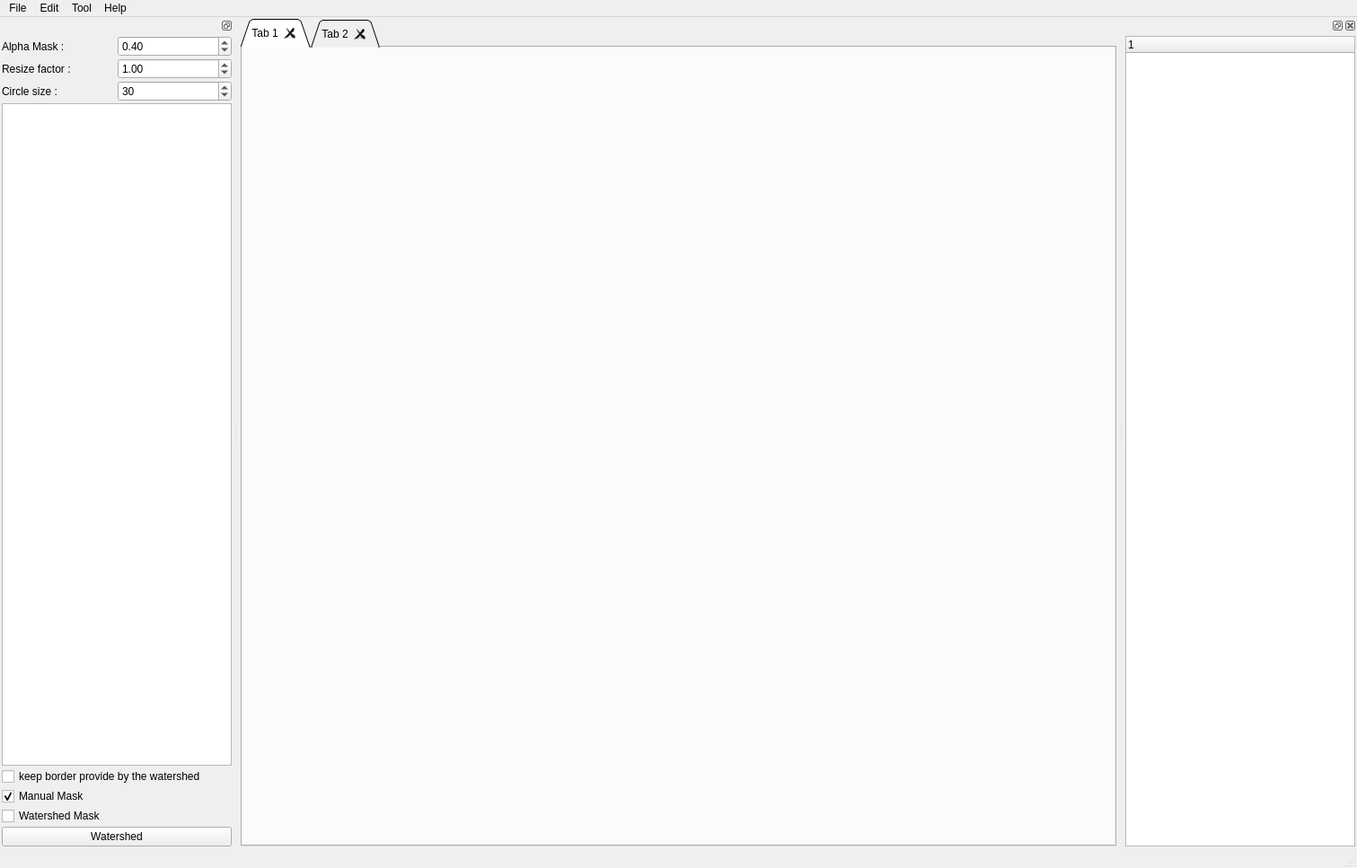
<?xml version="1.0" encoding="UTF-8"?>
<ui version="4.0">
 <class>MainWindow</class>
 <widget class="QMainWindow" name="MainWindow">
  <property name="geometry">
   <rect>
    <x>0</x>
    <y>0</y>
    <width>1511</width>
    <height>967</height>
   </rect>
  </property>
  <property name="windowTitle">
   <string>PixelAnnotationTool</string>
  </property>
  <property name="toolButtonStyle">
   <enum>Qt::ToolButtonIconOnly</enum>
  </property>
  <property name="animated">
   <bool>true</bool>
  </property>
  <property name="documentMode">
   <bool>true</bool>
  </property>
  <property name="dockNestingEnabled">
   <bool>true</bool>
  </property>
  <property name="dockOptions">
   <set>QMainWindow::AllowNestedDocks|QMainWindow::AllowTabbedDocks|QMainWindow::AnimatedDocks|QMainWindow::ForceTabbedDocks|QMainWindow::GroupedDragging|QMainWindow::VerticalTabs</set>
  </property>
  <widget class="QWidget" name="centralwidget">
   <layout class="QGridLayout" name="gridLayout_2">
    <property name="leftMargin">
     <number>2</number>
    </property>
    <property name="topMargin">
     <number>2</number>
    </property>
    <property name="rightMargin">
     <number>2</number>
    </property>
    <property name="bottomMargin">
     <number>2</number>
    </property>
    <property name="spacing">
     <number>2</number>
    </property>
    <item row="0" column="0">
     <widget class="QTabWidget" name="tabWidget">
      <property name="tabShape">
       <enum>QTabWidget::Triangular</enum>
      </property>
      <property name="currentIndex">
       <number>0</number>
      </property>
      <property name="elideMode">
       <enum>Qt::ElideLeft</enum>
      </property>
      <property name="usesScrollButtons">
       <bool>false</bool>
      </property>
      <property name="documentMode">
       <bool>false</bool>
      </property>
      <property name="tabsClosable">
       <bool>true</bool>
      </property>
      <property name="movable">
       <bool>true</bool>
      </property>
      <widget class="QWidget" name="tab">
       <attribute name="title">
        <string>Tab 1</string>
       </attribute>
      </widget>
      <widget class="QWidget" name="tab_2">
       <attribute name="title">
        <string>Tab 2</string>
       </attribute>
      </widget>
     </widget>
    </item>
   </layout>
  </widget>
  <widget class="QMenuBar" name="menubar">
   <property name="geometry">
    <rect>
     <x>0</x>
     <y>0</y>
     <width>1511</width>
     <height>21</height>
    </rect>
   </property>
   <widget class="QMenu" name="menuFile">
    <property name="title">
     <string>File</string>
    </property>
    <addaction name="actionOpenDir"/>
    <addaction name="separator"/>
    <addaction name="actionQuit"/>
   </widget>
   <widget class="QMenu" name="menuEdit">
    <property name="title">
     <string>Edit</string>
    </property>
   </widget>
   <widget class="QMenu" name="menuTool">
    <property name="title">
     <string>Tool</string>
    </property>
    <addaction name="actionOpen_config_file"/>
    <addaction name="actionSave_config_file"/>
    <addaction name="actionClear"/>
   </widget>
   <widget class="QMenu" name="menuHelp">
    <property name="title">
     <string>Help</string>
    </property>
    <addaction name="actionAbout"/>
   </widget>
   <addaction name="menuFile"/>
   <addaction name="menuEdit"/>
   <addaction name="menuTool"/>
   <addaction name="menuHelp"/>
  </widget>
  <widget class="QStatusBar" name="statusbar"/>
  <widget class="QDockWidget" name="dock_label">
   <property name="features">
    <set>QDockWidget::DockWidgetFloatable|QDockWidget::DockWidgetMovable</set>
   </property>
   <attribute name="dockWidgetArea">
    <number>1</number>
   </attribute>
   <widget class="QWidget" name="dockWidgetContents">
    <layout class="QVBoxLayout" name="verticalLayout_2">
     <property name="spacing">
      <number>2</number>
     </property>
     <property name="leftMargin">
      <number>2</number>
     </property>
     <property name="topMargin">
      <number>2</number>
     </property>
     <property name="rightMargin">
      <number>2</number>
     </property>
     <property name="bottomMargin">
      <number>2</number>
     </property>
     <item>
      <layout class="QVBoxLayout" name="verticalLayout">
       <item>
        <layout class="QHBoxLayout" name="horizontalLayout">
         <item>
          <widget class="QLabel" name="label_2">
           <property name="text">
            <string>Alpha Mask :</string>
           </property>
          </widget>
         </item>
         <item>
          <widget class="QDoubleSpinBox" name="spinbox_alpha">
           <property name="maximum">
            <double>1.000000000000000</double>
           </property>
           <property name="singleStep">
            <double>0.010000000000000</double>
           </property>
           <property name="value">
            <double>0.400000000000000</double>
           </property>
          </widget>
         </item>
        </layout>
       </item>
       <item>
        <layout class="QHBoxLayout" name="horizontalLayout_2">
         <item>
          <widget class="QLabel" name="label">
           <property name="text">
            <string>Resize factor : </string>
           </property>
          </widget>
         </item>
         <item>
          <widget class="QDoubleSpinBox" name="spinbox_scale">
           <property name="minimum">
            <double>0.500000000000000</double>
           </property>
           <property name="maximum">
            <double>8.000000000000000</double>
           </property>
           <property name="singleStep">
            <double>0.500000000000000</double>
           </property>
           <property name="value">
            <double>1.000000000000000</double>
           </property>
          </widget>
         </item>
        </layout>
       </item>
       <item>
        <layout class="QHBoxLayout" name="horizontalLayout_3">
         <item>
          <widget class="QLabel" name="label_3">
           <property name="text">
            <string>Circle size :</string>
           </property>
          </widget>
         </item>
         <item>
          <widget class="QSpinBox" name="spinbox_pen_size">
           <property name="minimum">
            <number>0</number>
           </property>
           <property name="maximum">
            <number>500</number>
           </property>
           <property name="singleStep">
            <number>5</number>
           </property>
           <property name="value">
            <number>30</number>
           </property>
          </widget>
         </item>
        </layout>
       </item>
       <item>
        <widget class="QListWidget" name="list_label"/>
       </item>
       <item>
        <widget class="QCheckBox" name="checkbox_border_ws">
         <property name="text">
          <string>keep border provide by the watershed</string>
         </property>
        </widget>
       </item>
       <item>
        <widget class="QCheckBox" name="checkbox_manuel_mask">
         <property name="text">
          <string>Manual Mask</string>
         </property>
         <property name="checkable">
          <bool>true</bool>
         </property>
         <property name="checked">
          <bool>true</bool>
         </property>
        </widget>
       </item>
       <item>
        <widget class="QCheckBox" name="checkbox_watershed_mask">
         <property name="text">
          <string>Watershed Mask</string>
         </property>
        </widget>
       </item>
       <item>
        <widget class="QPushButton" name="button_watershed">
         <property name="text">
          <string>Watershed</string>
         </property>
        </widget>
       </item>
      </layout>
     </item>
    </layout>
   </widget>
  </widget>
  <widget class="QDockWidget" name="dockWidget_3">
   <attribute name="dockWidgetArea">
    <number>2</number>
   </attribute>
   <widget class="QWidget" name="dockWidgetContents_3">
    <layout class="QVBoxLayout" name="verticalLayout_3">
     <property name="spacing">
      <number>2</number>
     </property>
     <property name="leftMargin">
      <number>2</number>
     </property>
     <property name="topMargin">
      <number>2</number>
     </property>
     <property name="rightMargin">
      <number>2</number>
     </property>
     <property name="bottomMargin">
      <number>2</number>
     </property>
     <item>
      <widget class="QTreeWidget" name="tree_widget_img">
       <column>
        <property name="text">
         <string notr="true">1</string>
        </property>
       </column>
      </widget>
     </item>
    </layout>
   </widget>
  </widget>
  <action name="actionOpen_Image">
   <property name="text">
    <string>Open image</string>
   </property>
   <property name="shortcut">
    <string>Ctrl+O</string>
   </property>
  </action>
  <action name="actionQuit">
   <property name="text">
    <string>Quit</string>
   </property>
  </action>
  <action name="actionUndo">
   <property name="text">
    <string>Undo</string>
   </property>
  </action>
  <action name="actionRedo">
   <property name="text">
    <string>Redo</string>
   </property>
  </action>
  <action name="actionClear">
   <property name="text">
    <string>Clear mask</string>
   </property>
  </action>
  <action name="actionSave">
   <property name="text">
    <string>Save mask</string>
   </property>
   <property name="shortcut">
    <string>Ctrl+S</string>
   </property>
  </action>
  <action name="actionSave_config_file">
   <property name="text">
    <string>Save config file</string>
   </property>
  </action>
  <action name="actionOpen_config_file">
   <property name="text">
    <string>Open config file</string>
   </property>
  </action>
  <action name="actionOpenDir">
   <property name="text">
    <string>Open directory</string>
   </property>
  </action>
  <action name="actionAbout">
   <property name="text">
    <string>About</string>
   </property>
  </action>
  <action name="actionOpen_jsq">
   <property name="text">
    <string>Open JSQ</string>
   </property>
  </action>
 </widget>
 <resources/>
 <connections>
  <connection>
   <sender>actionQuit</sender>
   <signal>triggered()</signal>
   <receiver>MainWindow</receiver>
   <slot>close()</slot>
   <hints>
    <hint type="sourcelabel">
     <x>-1</x>
     <y>-1</y>
    </hint>
    <hint type="destinationlabel">
     <x>523</x>
     <y>272</y>
    </hint>
   </hints>
  </connection>
 </connections>
</ui>
